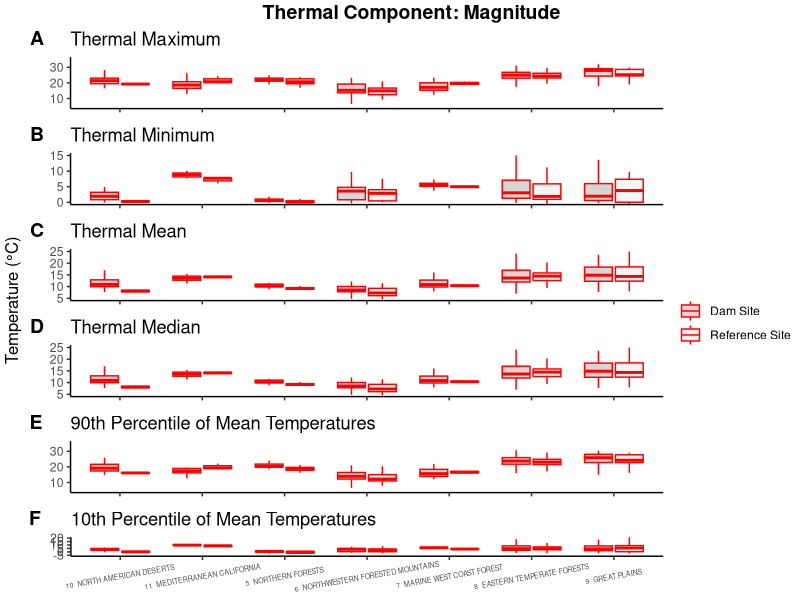

This chart was generated by the following R code:
#install.packages('ggpubr')
library(ggpubr)
library(here)
df <- read.csv('Thermal_Metrics_11292019.csv')

df[1:37] <- NULL
df[18:25] <- NULL

df$Ref[df$Ref==0] <- 'Dam Site'
df$Ref[df$Ref==1] <- 'Reference Site'

# function for number of observations 
# give.n <- function(x){
#   return(c(y = median(x)*2, label = length(x))) }


#### Tmax ####

p1<- ggplot(df, aes(x=df$NA_L1KEY, y=df$pstTmax, fill=df$Ref)) + 
  geom_boxplot(color="red", alpha=0.2, outlier.shape = NA) + 
  scale_fill_grey() + theme_classic() + coord_cartesian(ylim = c(5, 35))

#### Tmin ####

p2<- ggplot(df, aes(x=df$NA_L1KEY, y=df$pstTmin, fill=df$Ref)) + 
  geom_boxplot(color="red", alpha=0.2, outlier.shape = NA) + scale_fill_grey() + theme_classic() + 
  coord_cartesian(ylim = c(0, 15))


#### Tmean ####

p3<- ggplot(df, aes(x=df$NA_L1KEY, y=df$pstTmean, fill=df$Ref)) + 
  geom_boxplot(color="red", alpha=0.2, outlier.shape = NA) + scale_fill_grey() + theme_classic() + 
  coord_cartesian(ylim = c(5, 25))

#### pstP50 ####

p4<- ggplot(df, aes(x=df$NA_L1KEY, y=df$pstP50, fill=df$Ref)) + 
  geom_boxplot(color="red", alpha=0.2, outlier.shape = NA) + scale_fill_grey() + theme_classic() + 
  coord_cartesian(ylim = c(5, 25))

#### pstP90 ####

p5<- ggplot(df, aes(x=df$NA_L1KEY, y=df$pstP90, fill=df$Ref)) + 
  geom_boxplot(color="red", alpha=0.2, outlier.shape = NA) + scale_fill_grey() + theme_classic() + 
  coord_cartesian(ylim = c(5, 35))

#### pstP10 ####

p6<- ggplot(df, aes(x=df$NA_L1KEY, y=df$pstP10, fill=df$Ref)) + 
  geom_boxplot(color="red", alpha=0.2, outlier.shape = NA) + scale_fill_grey() + theme_classic() + 
  coord_cartesian(ylim = c(-5, 20))

#theme(axis.text.x = element_text(size = 6, angle = 60, hjust = 1))
#+ labs(fill = "")
Magnitude_Plot <- ggarrange(p1 + rremove('x.title') + rremove("x.text") + rremove("legend") +
            ggtitle("Thermal Maximum ") + xlab("") + ylab("") + labs(fill = ""), 
          p2 + rremove('x.title') + rremove("x.text") + rremove("legend") +
            ggtitle("Thermal Minimum") + xlab("") + ylab("") + labs(fill = ""), 
          p3 + rremove('x.title') + rremove("x.text") +
            ggtitle("Thermal Mean") + xlab("") + ylab("") + labs(fill = ""), 
          p4 + rremove('x.title') + rremove("x.text") +rremove("legend") +
            ggtitle("Thermal Median") + xlab("") + ylab("") + labs(fill = ""), 
          p5 + rremove('x.title') + rremove("x.text") +rremove("legend") +
            ggtitle("90th Percentile of Mean Temperatures") + xlab("") + ylab(""), 
          p6 + rremove('x.title') + rremove("x.text") + rremove("legend") +
            theme(axis.text.x = element_text(size = 5, angle = 10, hjust = 0.5)) +
            ggtitle("10th Percentile of Mean Temperatures")  + xlab("") + ylab("") + labs(fill = ""), 
          labels = c("A", "B", "C", "D", "E", "F"), ncol = 1, nrow = 6, common.legend = TRUE, legend="right")
annotate_figure(Magnitude_Plot,
                top = text_grob("Thermal Component: Magnitude", color = "black", face = "bold", size = 14),
                left = text_grob("Temperature (°C)", color = "black", rot = 90))